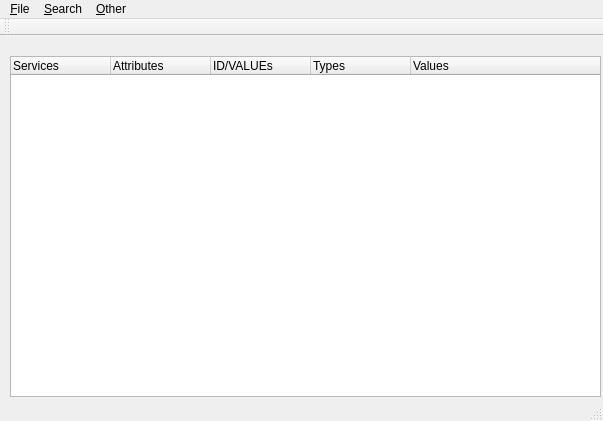
<?xml version="1.0" encoding="UTF-8"?>
<ui version="4.0">
 <class>BluetoothInfoGUIClass</class>
 <widget class="QMainWindow" name="BluetoothInfoGUIClass">
  <property name="geometry">
   <rect>
    <x>0</x>
    <y>0</y>
    <width>603</width>
    <height>421</height>
   </rect>
  </property>
  <property name="windowTitle">
   <string>BluetoothInfoGUI</string>
  </property>
  <widget class="QWidget" name="centralWidget">
   <widget class="QTreeWidget" name="treeWidget">
    <property name="geometry">
     <rect>
      <x>10</x>
      <y>20</y>
      <width>591</width>
      <height>341</height>
     </rect>
    </property>
    <column>
     <property name="text">
      <string>Services</string>
     </property>
    </column>
    <column>
     <property name="text">
      <string>Attributes</string>
     </property>
    </column>
    <column>
     <property name="text">
      <string>ID/VALUEs</string>
     </property>
    </column>
    <column>
     <property name="text">
      <string>Types</string>
     </property>
    </column>
    <column>
     <property name="text">
      <string>Values</string>
     </property>
    </column>
   </widget>
  </widget>
  <widget class="QMenuBar" name="menuBar">
   <property name="geometry">
    <rect>
     <x>0</x>
     <y>0</y>
     <width>603</width>
     <height>22</height>
    </rect>
   </property>
   <widget class="QMenu" name="menu_File">
    <property name="title">
     <string>&amp;File</string>
    </property>
    <addaction name="action_Exit"/>
   </widget>
   <widget class="QMenu" name="menuSearch">
    <property name="title">
     <string>&amp;Search</string>
    </property>
    <addaction name="action_Search_and_Select"/>
    <addaction name="action_By_Address"/>
   </widget>
   <widget class="QMenu" name="menuOther">
    <property name="title">
     <string>&amp;Other</string>
    </property>
    <addaction name="actionAbout"/>
   </widget>
   <addaction name="menu_File"/>
   <addaction name="menuSearch"/>
   <addaction name="menuOther"/>
  </widget>
  <widget class="QToolBar" name="mainToolBar">
   <attribute name="toolBarArea">
    <enum>TopToolBarArea</enum>
   </attribute>
   <attribute name="toolBarBreak">
    <bool>false</bool>
   </attribute>
  </widget>
  <widget class="QStatusBar" name="statusBar"/>
  <action name="action_Search_and_Select">
   <property name="text">
    <string>&amp;Search and Select</string>
   </property>
  </action>
  <action name="action_By_Address">
   <property name="text">
    <string>&amp;By Address</string>
   </property>
  </action>
  <action name="actionAbout">
   <property name="text">
    <string>&amp;About</string>
   </property>
  </action>
  <action name="action_Exit">
   <property name="text">
    <string>&amp;Exit</string>
   </property>
  </action>
 </widget>
 <layoutdefault spacing="6" margin="11"/>
 <resources>
  <include location="bluetoothinfogui.qrc"/>
 </resources>
 <connections>
  <connection>
   <sender>action_By_Address</sender>
   <signal>triggered()</signal>
   <receiver>centralWidget</receiver>
   <slot>show()</slot>
   <hints>
    <hint type="sourcelabel">
     <x>-1</x>
     <y>-1</y>
    </hint>
    <hint type="destinationlabel">
     <x>301</x>
     <y>216</y>
    </hint>
   </hints>
  </connection>
 </connections>
</ui>
